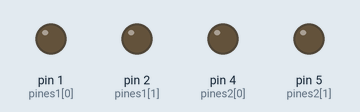
Simulated run of this program. Board: Arduino Uno, built with avr-gcc and run on an emulated ATmega328P. Parts: output pins drawn as LEDs (lit = HIGH).

Above: at 0.1 s.
At 10.1 s:
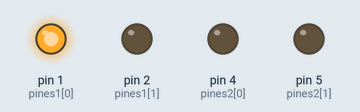
Timing chart, 0 to 11.6 s (numbered marks = the images above):
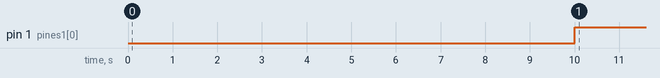

The program:

main.cpp
```cpp
#include <Arduino.h>
// 1) realizar dos semaforo utilizando matrices y arrays
// 2) cambiar los delays por millis
int t_anterior1=0;
int t_anterior2=0;
int t_delayvr=10000;
int t_delaya=4000;
int pines1[3]={1,2,3};
int pines2[3]={4,5,6};
int sem1[4][3]{
  {1,0,0},
  {1,1,0},
  {0,0,1},
  {0,1,0}
};
int sem2[4][3]{
  {0,0,1},
  {0,1,0},
  {1,0,0},
  {1,1,0}
};
void setup() {
  for(int p=0;p<2;p++){
    pinMode(pines1[p],OUTPUT);
    pinMode(pines2[p],OUTPUT);
  }
}
void loop() {
  int t_actual=millis();
  for(int j=0; j<3; j++){
    if(sem1[j][1]==1||sem2[j][1]==1){
      for (int i=0; i<4; i++){
        if(t_actual-t_anterior1 >= t_delaya){ //si la resta entre tiempo actual(0) y tiempo anterior es menor a lo requerido (1500) se saltea esta orden
          t_anterior1 = t_actual;             //si es mayor o igual funciona bien y al terminar de ejecutar todo se igualan los tiempos haciendo que se saltee la orden
          digitalWrite(pines1[j], sem1[i][j]);
          digitalWrite(pines2[j], sem2[i][j]);
        }
      }
    }else{
      for (int i=0; i<4; i++){
        if(t_actual-t_anterior2 >= t_delayvr){
            t_anterior2 = t_actual;
            digitalWrite(pines1[j], sem1[i][j]);
            digitalWrite(pines2[j], sem2[i][j]);
        }
      }
    }

  }
}
```

Measured:
- by itself, pin 1 (pines1[0]): LOW → HIGH at 10.0 s
